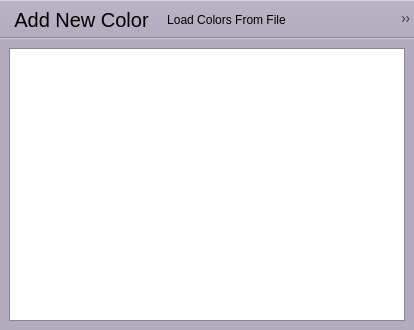
<?xml version="1.0" encoding="UTF-8"?>
<ui version="4.0">
 <class>MainWindow</class>
 <widget class="QMainWindow" name="MainWindow">
  <property name="geometry">
   <rect>
    <x>0</x>
    <y>0</y>
    <width>414</width>
    <height>330</height>
   </rect>
  </property>
  <property name="palette">
   <palette>
    <active>
     <colorrole role="WindowText">
      <brush brushstyle="SolidPattern">
       <color alpha="255">
        <red>0</red>
        <green>0</green>
        <blue>0</blue>
       </color>
      </brush>
     </colorrole>
     <colorrole role="Button">
      <brush brushstyle="SolidPattern">
       <color alpha="255">
        <red>178</red>
        <green>172</green>
        <blue>190</blue>
       </color>
      </brush>
     </colorrole>
     <colorrole role="Light">
      <brush brushstyle="SolidPattern">
       <color alpha="255">
        <red>255</red>
        <green>255</green>
        <blue>255</blue>
       </color>
      </brush>
     </colorrole>
     <colorrole role="Midlight">
      <brush brushstyle="SolidPattern">
       <color alpha="255">
        <red>216</red>
        <green>213</green>
        <blue>222</blue>
       </color>
      </brush>
     </colorrole>
     <colorrole role="Dark">
      <brush brushstyle="SolidPattern">
       <color alpha="255">
        <red>89</red>
        <green>86</green>
        <blue>95</blue>
       </color>
      </brush>
     </colorrole>
     <colorrole role="Mid">
      <brush brushstyle="SolidPattern">
       <color alpha="255">
        <red>119</red>
        <green>115</green>
        <blue>127</blue>
       </color>
      </brush>
     </colorrole>
     <colorrole role="Text">
      <brush brushstyle="SolidPattern">
       <color alpha="255">
        <red>0</red>
        <green>0</green>
        <blue>0</blue>
       </color>
      </brush>
     </colorrole>
     <colorrole role="BrightText">
      <brush brushstyle="SolidPattern">
       <color alpha="255">
        <red>255</red>
        <green>255</green>
        <blue>255</blue>
       </color>
      </brush>
     </colorrole>
     <colorrole role="ButtonText">
      <brush brushstyle="SolidPattern">
       <color alpha="255">
        <red>0</red>
        <green>0</green>
        <blue>0</blue>
       </color>
      </brush>
     </colorrole>
     <colorrole role="Base">
      <brush brushstyle="SolidPattern">
       <color alpha="255">
        <red>255</red>
        <green>255</green>
        <blue>255</blue>
       </color>
      </brush>
     </colorrole>
     <colorrole role="Window">
      <brush brushstyle="SolidPattern">
       <color alpha="255">
        <red>178</red>
        <green>172</green>
        <blue>190</blue>
       </color>
      </brush>
     </colorrole>
     <colorrole role="Shadow">
      <brush brushstyle="SolidPattern">
       <color alpha="255">
        <red>0</red>
        <green>0</green>
        <blue>0</blue>
       </color>
      </brush>
     </colorrole>
     <colorrole role="AlternateBase">
      <brush brushstyle="SolidPattern">
       <color alpha="255">
        <red>216</red>
        <green>213</green>
        <blue>222</blue>
       </color>
      </brush>
     </colorrole>
     <colorrole role="ToolTipBase">
      <brush brushstyle="SolidPattern">
       <color alpha="255">
        <red>255</red>
        <green>255</green>
        <blue>220</blue>
       </color>
      </brush>
     </colorrole>
     <colorrole role="ToolTipText">
      <brush brushstyle="SolidPattern">
       <color alpha="255">
        <red>0</red>
        <green>0</green>
        <blue>0</blue>
       </color>
      </brush>
     </colorrole>
     <colorrole role="PlaceholderText">
      <brush brushstyle="SolidPattern">
       <color alpha="127">
        <red>0</red>
        <green>0</green>
        <blue>0</blue>
       </color>
      </brush>
     </colorrole>
    </active>
    <inactive>
     <colorrole role="WindowText">
      <brush brushstyle="SolidPattern">
       <color alpha="255">
        <red>0</red>
        <green>0</green>
        <blue>0</blue>
       </color>
      </brush>
     </colorrole>
     <colorrole role="Button">
      <brush brushstyle="SolidPattern">
       <color alpha="255">
        <red>178</red>
        <green>172</green>
        <blue>190</blue>
       </color>
      </brush>
     </colorrole>
     <colorrole role="Light">
      <brush brushstyle="SolidPattern">
       <color alpha="255">
        <red>255</red>
        <green>255</green>
        <blue>255</blue>
       </color>
      </brush>
     </colorrole>
     <colorrole role="Midlight">
      <brush brushstyle="SolidPattern">
       <color alpha="255">
        <red>216</red>
        <green>213</green>
        <blue>222</blue>
       </color>
      </brush>
     </colorrole>
     <colorrole role="Dark">
      <brush brushstyle="SolidPattern">
       <color alpha="255">
        <red>89</red>
        <green>86</green>
        <blue>95</blue>
       </color>
      </brush>
     </colorrole>
     <colorrole role="Mid">
      <brush brushstyle="SolidPattern">
       <color alpha="255">
        <red>119</red>
        <green>115</green>
        <blue>127</blue>
       </color>
      </brush>
     </colorrole>
     <colorrole role="Text">
      <brush brushstyle="SolidPattern">
       <color alpha="255">
        <red>0</red>
        <green>0</green>
        <blue>0</blue>
       </color>
      </brush>
     </colorrole>
     <colorrole role="BrightText">
      <brush brushstyle="SolidPattern">
       <color alpha="255">
        <red>255</red>
        <green>255</green>
        <blue>255</blue>
       </color>
      </brush>
     </colorrole>
     <colorrole role="ButtonText">
      <brush brushstyle="SolidPattern">
       <color alpha="255">
        <red>0</red>
        <green>0</green>
        <blue>0</blue>
       </color>
      </brush>
     </colorrole>
     <colorrole role="Base">
      <brush brushstyle="SolidPattern">
       <color alpha="255">
        <red>255</red>
        <green>255</green>
        <blue>255</blue>
       </color>
      </brush>
     </colorrole>
     <colorrole role="Window">
      <brush brushstyle="SolidPattern">
       <color alpha="255">
        <red>178</red>
        <green>172</green>
        <blue>190</blue>
       </color>
      </brush>
     </colorrole>
     <colorrole role="Shadow">
      <brush brushstyle="SolidPattern">
       <color alpha="255">
        <red>0</red>
        <green>0</green>
        <blue>0</blue>
       </color>
      </brush>
     </colorrole>
     <colorrole role="AlternateBase">
      <brush brushstyle="SolidPattern">
       <color alpha="255">
        <red>216</red>
        <green>213</green>
        <blue>222</blue>
       </color>
      </brush>
     </colorrole>
     <colorrole role="ToolTipBase">
      <brush brushstyle="SolidPattern">
       <color alpha="255">
        <red>255</red>
        <green>255</green>
        <blue>220</blue>
       </color>
      </brush>
     </colorrole>
     <colorrole role="ToolTipText">
      <brush brushstyle="SolidPattern">
       <color alpha="255">
        <red>0</red>
        <green>0</green>
        <blue>0</blue>
       </color>
      </brush>
     </colorrole>
     <colorrole role="PlaceholderText">
      <brush brushstyle="SolidPattern">
       <color alpha="127">
        <red>0</red>
        <green>0</green>
        <blue>0</blue>
       </color>
      </brush>
     </colorrole>
    </inactive>
    <disabled>
     <colorrole role="WindowText">
      <brush brushstyle="SolidPattern">
       <color alpha="255">
        <red>89</red>
        <green>86</green>
        <blue>95</blue>
       </color>
      </brush>
     </colorrole>
     <colorrole role="Button">
      <brush brushstyle="SolidPattern">
       <color alpha="255">
        <red>178</red>
        <green>172</green>
        <blue>190</blue>
       </color>
      </brush>
     </colorrole>
     <colorrole role="Light">
      <brush brushstyle="SolidPattern">
       <color alpha="255">
        <red>255</red>
        <green>255</green>
        <blue>255</blue>
       </color>
      </brush>
     </colorrole>
     <colorrole role="Midlight">
      <brush brushstyle="SolidPattern">
       <color alpha="255">
        <red>216</red>
        <green>213</green>
        <blue>222</blue>
       </color>
      </brush>
     </colorrole>
     <colorrole role="Dark">
      <brush brushstyle="SolidPattern">
       <color alpha="255">
        <red>89</red>
        <green>86</green>
        <blue>95</blue>
       </color>
      </brush>
     </colorrole>
     <colorrole role="Mid">
      <brush brushstyle="SolidPattern">
       <color alpha="255">
        <red>119</red>
        <green>115</green>
        <blue>127</blue>
       </color>
      </brush>
     </colorrole>
     <colorrole role="Text">
      <brush brushstyle="SolidPattern">
       <color alpha="255">
        <red>89</red>
        <green>86</green>
        <blue>95</blue>
       </color>
      </brush>
     </colorrole>
     <colorrole role="BrightText">
      <brush brushstyle="SolidPattern">
       <color alpha="255">
        <red>255</red>
        <green>255</green>
        <blue>255</blue>
       </color>
      </brush>
     </colorrole>
     <colorrole role="ButtonText">
      <brush brushstyle="SolidPattern">
       <color alpha="255">
        <red>89</red>
        <green>86</green>
        <blue>95</blue>
       </color>
      </brush>
     </colorrole>
     <colorrole role="Base">
      <brush brushstyle="SolidPattern">
       <color alpha="255">
        <red>178</red>
        <green>172</green>
        <blue>190</blue>
       </color>
      </brush>
     </colorrole>
     <colorrole role="Window">
      <brush brushstyle="SolidPattern">
       <color alpha="255">
        <red>178</red>
        <green>172</green>
        <blue>190</blue>
       </color>
      </brush>
     </colorrole>
     <colorrole role="Shadow">
      <brush brushstyle="SolidPattern">
       <color alpha="255">
        <red>0</red>
        <green>0</green>
        <blue>0</blue>
       </color>
      </brush>
     </colorrole>
     <colorrole role="AlternateBase">
      <brush brushstyle="SolidPattern">
       <color alpha="255">
        <red>178</red>
        <green>172</green>
        <blue>190</blue>
       </color>
      </brush>
     </colorrole>
     <colorrole role="ToolTipBase">
      <brush brushstyle="SolidPattern">
       <color alpha="255">
        <red>255</red>
        <green>255</green>
        <blue>220</blue>
       </color>
      </brush>
     </colorrole>
     <colorrole role="ToolTipText">
      <brush brushstyle="SolidPattern">
       <color alpha="255">
        <red>0</red>
        <green>0</green>
        <blue>0</blue>
       </color>
      </brush>
     </colorrole>
     <colorrole role="PlaceholderText">
      <brush brushstyle="SolidPattern">
       <color alpha="127">
        <red>89</red>
        <green>86</green>
        <blue>95</blue>
       </color>
      </brush>
     </colorrole>
    </disabled>
   </palette>
  </property>
  <property name="windowTitle">
   <string>Shade Saver</string>
  </property>
  <property name="windowIcon">
   <iconset resource="Res.qrc">
    <normaloff>:/new/prefix1/ColPicker.png</normaloff>:/new/prefix1/ColPicker.png</iconset>
  </property>
  <property name="unifiedTitleAndToolBarOnMac">
   <bool>false</bool>
  </property>
  <widget class="QWidget" name="centralwidget">
   <layout class="QGridLayout" name="gridLayout">
    <item row="1" column="0">
     <widget class="QListWidget" name="listWidget">
      <property name="sizePolicy">
       <sizepolicy hsizetype="Expanding" vsizetype="Expanding">
        <horstretch>0</horstretch>
        <verstretch>0</verstretch>
       </sizepolicy>
      </property>
     </widget>
    </item>
   </layout>
  </widget>
  <widget class="QMenuBar" name="menuBar">
   <property name="geometry">
    <rect>
     <x>0</x>
     <y>0</y>
     <width>414</width>
     <height>23</height>
    </rect>
   </property>
  </widget>
  <widget class="QToolBar" name="toolBar">
   <property name="windowTitle">
    <string>toolBar</string>
   </property>
   <property name="movable">
    <bool>false</bool>
   </property>
   <attribute name="toolBarArea">
    <enum>TopToolBarArea</enum>
   </attribute>
   <attribute name="toolBarBreak">
    <bool>false</bool>
   </attribute>
   <addaction name="actionAdd_New_Color"/>
   <addaction name="actionLoad_Colors_From_File"/>
   <addaction name="actionSave_Colors_to_File"/>
   <addaction name="actionNew_Empty_Color_List"/>
   <addaction name="separator"/>
   <addaction name="actionAbout_Pigment"/>
  </widget>
  <action name="actionAdd_New_Color">
   <property name="icon">
    <iconset resource="Res.qrc">
     <normaloff>:/new/prefix1/PickIcon16.png</normaloff>:/new/prefix1/PickIcon16.png</iconset>
   </property>
   <property name="text">
    <string>Add New Color</string>
   </property>
   <property name="toolTip">
    <string>Add new color</string>
   </property>
   <property name="font">
    <font>
     <pointsize>15</pointsize>
    </font>
   </property>
   <property name="shortcut">
    <string>Ctrl+N</string>
   </property>
  </action>
  <action name="actionLoad_Colors_From_File">
   <property name="icon">
    <iconset resource="Res.qrc">
     <normaloff>:/new/prefix1/folder-horizontal-open.png</normaloff>:/new/prefix1/folder-horizontal-open.png</iconset>
   </property>
   <property name="text">
    <string>Load Colors From File</string>
   </property>
   <property name="toolTip">
    <string>Load colors from file</string>
   </property>
   <property name="shortcut">
    <string>Ctrl+L</string>
   </property>
  </action>
  <action name="actionSave_Colors_to_File">
   <property name="icon">
    <iconset resource="Res.qrc">
     <normaloff>:/new/prefix1/disk-black.png</normaloff>:/new/prefix1/disk-black.png</iconset>
   </property>
   <property name="text">
    <string>Save Colors to File</string>
   </property>
   <property name="toolTip">
    <string>Save colors to file</string>
   </property>
   <property name="shortcut">
    <string>Ctrl+S</string>
   </property>
  </action>
  <action name="actionAbout_Pigment">
   <property name="enabled">
    <bool>true</bool>
   </property>
   <property name="icon">
    <iconset resource="Res.qrc">
     <normaloff>:/new/prefix1/question.png</normaloff>:/new/prefix1/question.png</iconset>
   </property>
   <property name="text">
    <string>About Pigment</string>
   </property>
   <property name="shortcut">
    <string>Ctrl+H</string>
   </property>
  </action>
  <action name="actionNew_Empty_Color_List">
   <property name="icon">
    <iconset resource="Res.qrc">
     <normaloff>:/new/prefix1/bin.png</normaloff>:/new/prefix1/bin.png</iconset>
   </property>
   <property name="text">
    <string>New Empty Color List</string>
   </property>
   <property name="toolTip">
    <string>New empty color list</string>
   </property>
  </action>
 </widget>
 <resources>
  <include location="Res.qrc"/>
 </resources>
 <connections/>
</ui>
